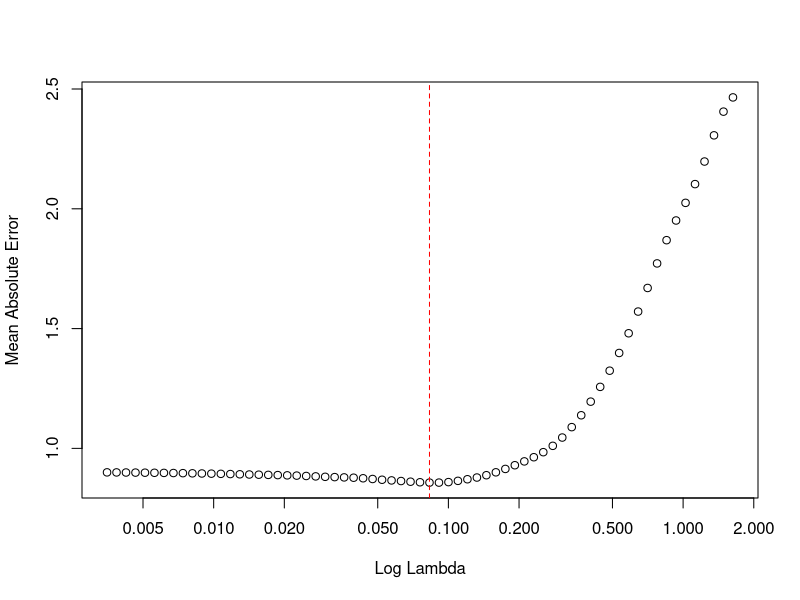
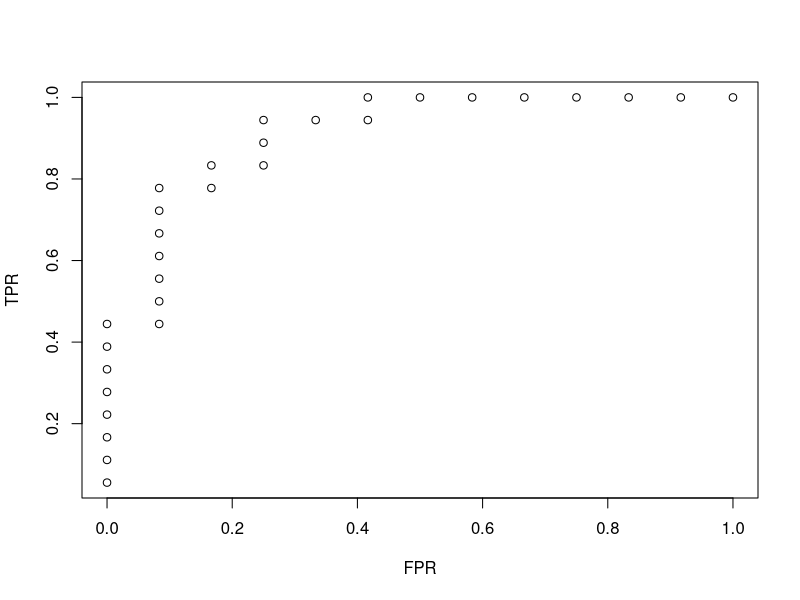
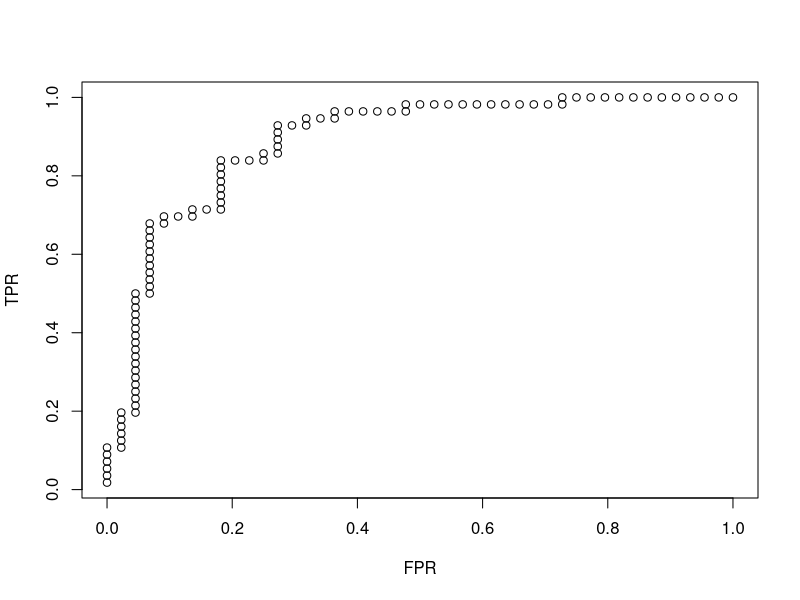

Generate these figures, in order, with R:
# r2py crawler metadata
# package: glmnet
# source_type: rd_example
# topic: assess.glmnet.Rd
# source_file: C:\Users\bened\AppData\Local\R\win-library\4.5\glmnet\help
# lines: 30

suppressPackageStartupMessages(library(glmnet))
data(QuickStartExample)
x <- QuickStartExample$x; y <- QuickStartExample$y
set.seed(11)
train = sample(seq(length(y)),70,replace=FALSE)
fit1 = glmnet(x[train,], y[train])
assess.glmnet(fit1, newx = x[-train,], newy = y[-train])
preds = predict(fit1, newx = x[-train, ], s = c(1, 0.25))
assess.glmnet(preds, newy = y[-train], family = "gaussian")
fit1c = cv.glmnet(x, y, keep = TRUE)
fit1a = assess.glmnet(fit1c$fit.preval, newy=y,family="gaussian")
plot(fit1c$lambda, log="x",fit1a$mae,xlab="Log Lambda",ylab="Mean Absolute Error")
abline(v=fit1c$lambda.min, lty=2, col="red")
data(BinomialExample)
x <- BinomialExample$x; y <- BinomialExample$y
fit2 = glmnet(x[train,], y[train], family = "binomial")
assess.glmnet(fit2,newx = x[-train,], newy=y[-train], s=0.1)
plot(roc.glmnet(fit2, newx = x[-train,], newy=y[-train])[[10]])
fit2c = cv.glmnet(x, y, family = "binomial", keep=TRUE)
idmin = match(fit2c$lambda.min, fit2c$lambda)
plot(roc.glmnet(fit2c$fit.preval, newy = y)[[idmin]])
data(MultinomialExample)
x <- MultinomialExample$x; y <- MultinomialExample$y
set.seed(103)
train = sample(seq(length(y)),100,replace=FALSE)
fit3 = glmnet(x[train,], y[train], family = "multinomial")
confusion.glmnet(fit3, newx = x[-train, ], newy = y[-train], s = 0.01)
fit3c = cv.glmnet(x, y, family = "multinomial", type.measure="class", keep=TRUE)
idmin = match(fit3c$lambda.min, fit3c$lambda)
confusion.glmnet(fit3c$fit.preval, newy = y, family="multinomial")[[idmin]]
